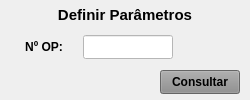
               <widget class="QWidget" name="widget_Cor5" native="true">
                <property name="sizePolicy">
                 <sizepolicy hsizetype="Preferred" vsizetype="Preferred">
                  <horstretch>0</horstretch>
                  <verstretch>0</verstretch>
                 </sizepolicy>
                </property>
                <property name="minimumSize">
                 <size>
                  <width>250</width>
                  <height>0</height>
                 </size>
                </property>
                <property name="maximumSize">
                 <size>
                  <width>250</width>
                  <height>16777215</height>
                 </size>
                </property>
                <property name="styleSheet">
                 <string notr="true"/>
                </property>
                <layout class="QVBoxLayout" name="verticalLayout_9">
                 <property name="spacing">
                  <number>5</number>
                 </property>
                 <property name="leftMargin">
                  <number>5</number>
                 </property>
                 <property name="topMargin">
                  <number>3</number>
                 </property>
                 <property name="rightMargin">
                  <number>5</number>
                 </property>
                 <property name="bottomMargin">
                  <number>3</number>
                 </property>
                 <item>
                  <widget class="QLabel" name="label_56">
                   <property name="minimumSize">
                    <size>
                     <width>0</width>
                     <height>0</height>
                    </size>
                   </property>
                   <property name="maximumSize">
                    <size>
                     <width>16777215</width>
                     <height>25</height>
                    </size>
                   </property>
                   <property name="font">
                    <font>
                     <pointsize>11</pointsize>
                     <weight>75</weight>
                     <bold>true</bold>
                    </font>
                   </property>
                   <property name="text">
                    <string>Definir Parâmetros</string>
                   </property>
                   <property name="alignment">
                    <set>Qt::AlignCenter</set>
                   </property>
                  </widget>
                 </item>
                 <item>
                  <widget class="QWidget" name="widget_38" native="true">
                   <property name="minimumSize">
                    <size>
                     <width>0</width>
                     <height>30</height>
                    </size>
                   </property>
                   <property name="maximumSize">
                    <size>
                     <width>16777215</width>
                     <height>30</height>
                    </size>
                   </property>
                   <property name="styleSheet">
                    <string notr="true"/>
                   </property>
                   <layout class="QHBoxLayout" name="horizontalLayout_6">
                    <property name="spacing">
                     <number>5</number>
                    </property>
                    <property name="leftMargin">
                     <number>5</number>
                    </property>
                    <property name="topMargin">
                     <number>3</number>
                    </property>
                    <property name="rightMargin">
                     <number>5</number>
                    </property>
                    <property name="bottomMargin">
                     <number>3</number>
                    </property>
                    <item>
                     <widget class="QLabel" name="label_63">
                      <property name="minimumSize">
                       <size>
                        <width>68</width>
                        <height>0</height>
                       </size>
                      </property>
                      <property name="maximumSize">
                       <size>
                        <width>68</width>
                        <height>16777215</height>
                       </size>
                      </property>
                      <property name="font">
                       <font>
                        <pointsize>9</pointsize>
                        <weight>75</weight>
                        <bold>true</bold>
                       </font>
                      </property>
                      <property name="text">
                       <string>Nº OP:</string>
                      </property>
                      <property name="alignment">
                       <set>Qt::AlignCenter</set>
                      </property>
                     </widget>
                    </item>
                    <item>
                     <widget class="QLineEdit" name="line_Num_OP">
                      <property name="sizePolicy">
                       <sizepolicy hsizetype="Preferred" vsizetype="Preferred">
                        <horstretch>0</horstretch>
                        <verstretch>0</verstretch>
                       </sizepolicy>
                      </property>
                      <property name="minimumSize">
                       <size>
                        <width>90</width>
                        <height>0</height>
                       </size>
                      </property>
                      <property name="maximumSize">
                       <size>
                        <width>90</width>
                        <height>16777215</height>
                       </size>
                      </property>
                      <property name="font">
                       <font>
                        <pointsize>9</pointsize>
                       </font>
                      </property>
                      <property name="styleSheet">
                       <string notr="true">background-color: rgb(255, 255, 255);</string>
                      </property>
                      <property name="alignment">
                       <set>Qt::AlignCenter</set>
                      </property>
                      <property name="placeholderText">
                       <string/>
                      </property>
                     </widget>
                    </item>
                    <item>
                     <widget class="QLabel" name="label_12">
                      <property name="text">
                       <string/>
                      </property>
                     </widget>
                    </item>
                   </layout>
                  </widget>
                 </item>
                 <item>
                  <widget class="QWidget" name="widget_41" native="true">
                   <property name="minimumSize">
                    <size>
                     <width>0</width>
                     <height>30</height>
                    </size>
                   </property>
                   <property name="maximumSize">
                    <size>
                     <width>16777215</width>
                     <height>30</height>
                    </size>
                   </property>
                   <property name="styleSheet">
                    <string notr="true"/>
                   </property>
                   <layout class="QHBoxLayout" name="horizontalLayout_8">
                    <property name="spacing">
                     <number>5</number>
                    </property>
                    <property name="leftMargin">
                     <number>5</number>
                    </property>
                    <property name="topMargin">
                     <number>3</number>
                    </property>
                    <property name="rightMargin">
                     <number>5</number>
                    </property>
                    <property name="bottomMargin">
                     <number>3</number>
                    </property>
                    <item>
                     <widget class="QLabel" name="label_16">
                      <property name="text">
                       <string/>
                      </property>
                     </widget>
                    </item>
                    <item>
                     <widget class="QPushButton" name="btn_Consultar1">
                      <property name="sizePolicy">
                       <sizepolicy hsizetype="Fixed" vsizetype="Preferred">
                        <horstretch>0</horstretch>
                        <verstretch>0</verstretch>
                       </sizepolicy>
                      </property>
                      <property name="maximumSize">
                       <size>
                        <width>80</width>
                        <height>16777215</height>
                       </size>
                      </property>
                      <property name="font">
                       <font>
                        <pointsize>9</pointsize>
                        <weight>75</weight>
                        <bold>true</bold>
                       </font>
                      </property>
                      <property name="cursor">
                       <cursorShape>PointingHandCursor</cursorShape>
                      </property>
                      <property name="styleSheet">
                       <string notr="true">background-color: rgb(141, 141, 141);</string>
                      </property>
                      <property name="text">
                       <string>Consultar</string>
                      </property>
                     </widget>
                    </item>
                   </layout>
                  </widget>
                 </item>
                </layout>
               </widget>
